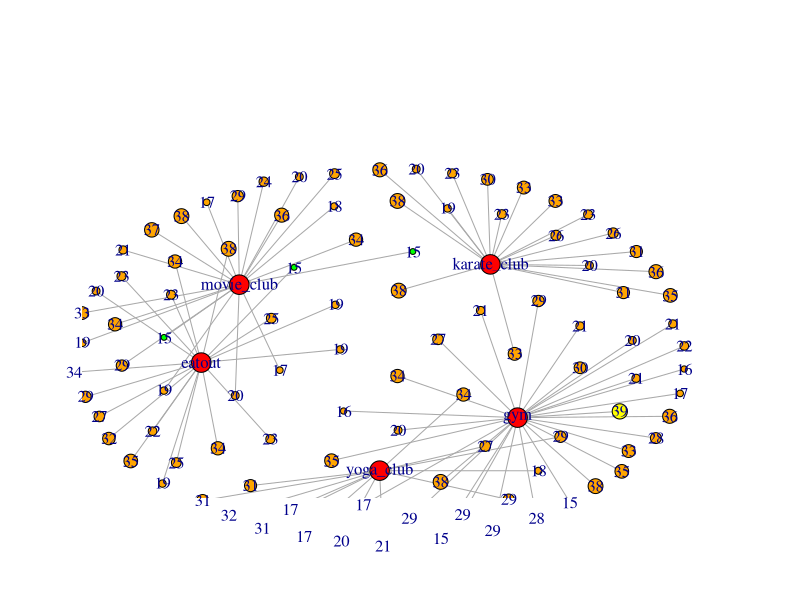
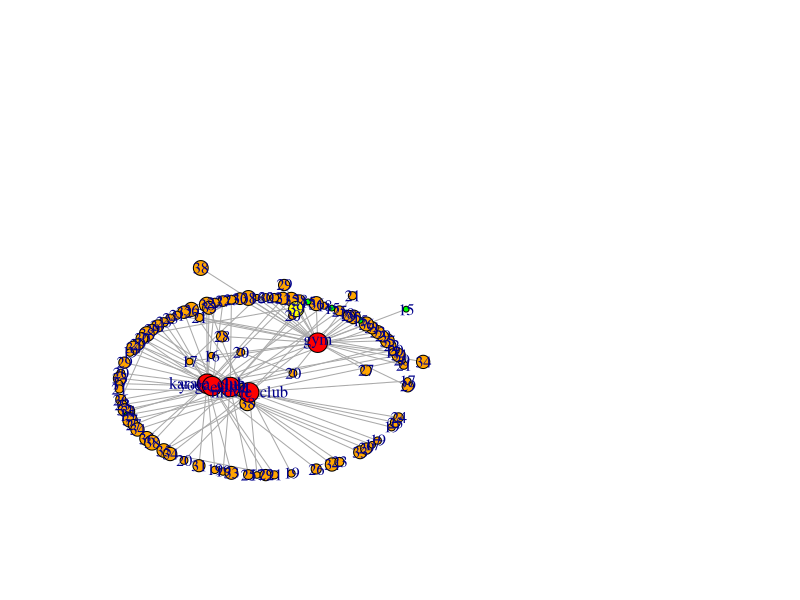
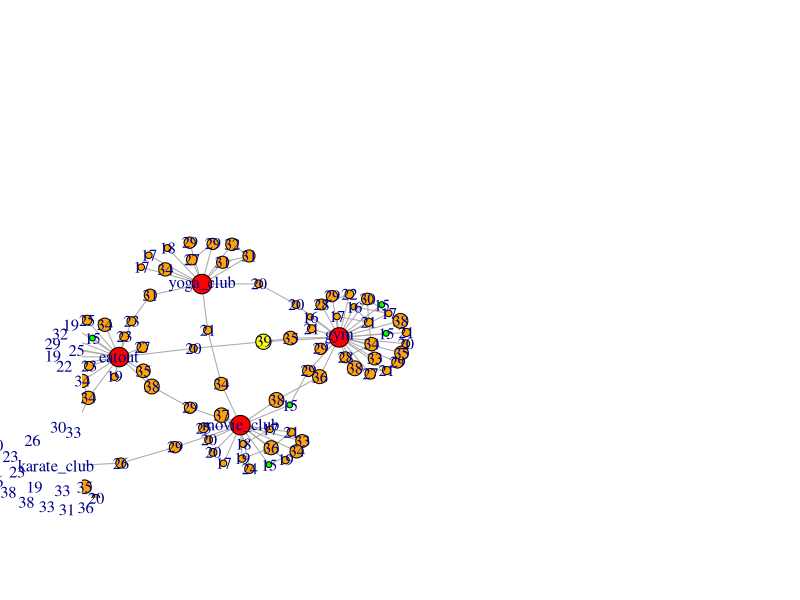
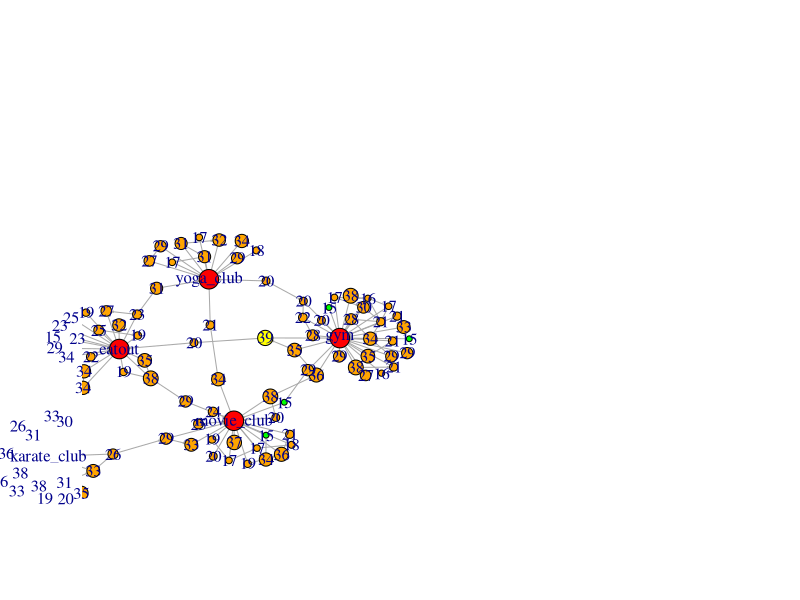
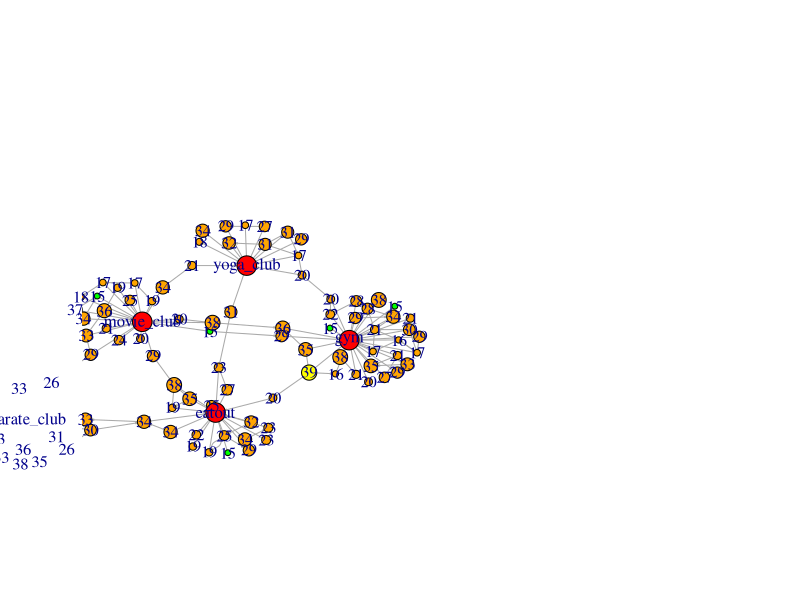

Write the R code that produced these figures, in order. (Note: a time limit stopped this script after it produced the figures.)
  library(igraph)
  
  
  G <- make_empty_graph(100) %>% 
    set_vertex_attr("name",value = as.integer(runif(100,15,40))) %>% 
    set_vertex_attr("Type",value = "Person")
  
  #adding foci nodes
  add_foci_nodes <- function(G)
  {
    i = gorder(G) + 1
    foci_nodes = c("gym","eatout","movie_club","karate_club","yoga_club")
    for(j in 1:5)
    {
      G = G + vertices(i)
      G = set_vertex_attr(G,"name",index = i,value = foci_nodes[j])
      G = set_vertex_attr(G,"Type",index = i,value = "foci")
      i = i + 1
    }
    return(G) 
  }
  
  
  #get the size of the nodes
  get_size <- function(G)
  {
    num = gorder(G)
    nsl <- c()
    for (i in 1:num)
    {
      if (V(G)[i]$Type == "Person")
        nsl<- c(nsl,V(G)[i]$name)
      else
        nsl <- c(nsl,50)
    }
    return(nsl)
  }
  
  
  #get the label of the nodes
  get_labels <- function(G)
  {
    num = gorder(G)
    ll <- c()
    for (i in 1:num)
    {
      if(V(G)[i]$Type == "Person")
        ll <- c(ll,(V(G)[i]$name))
      else
        ll <- c(ll,V(G)[i]$name)
    }
    return(ll)
  }
  
  #get the color of the nodes
  get_color <- function(G)
  {
    num = gorder(G)
    cl <- c()
    for (i in 1:num)
    {
      if(V(G)[i]$Type == "Person")
        if(V(G)[i]$name == 15)
          cl <- c(cl,"green")
        else if(V(G)[i]$name == 39)
          cl <- c(cl,"yellow")
        else
          cl <- c(cl,"orange")
      else
        cl <- c(cl,"red")
    }
    return(cl)
  }
  
  
  get_person_nodes <- function()
  {
    num = gorder(G)
    for (i in 1:num)
    {
      p <- c()
      for (i in 1:num)
      {
        if(V(G)[i]$Type == "Person")
          p <- c(p,i)
      }
    }
    print(p)
    return (p)
  }
  
  #get foci nodes
  get_foci_nodes <- function()
  {
    num = gorder(G)
    for (i in 1:num)
    {
      f <- c()
      for (i in 1:num)
      {
        if(V(G)[i]$Type == "foci")
          f <- c(f,i)
      }
    }
    return (f)
  }
  
  add_foci_edges <- function(G)
  {
    f = get_foci_nodes()
    p = get_person_nodes()
    for (j in p)
    {
      r = sample(f,1)
      G = G + edge(j,r)
    }
    return(G)
  }
  
  #finding homophily
  homophily <-function(G)
  { i =0
    pnodes = get_person_nodes()
    for (u in pnodes){
      for (v in pnodes)
      {
        if (u!=v)
        {
         
          diff = abs(as.integer(V(G)[u]$name) -as.integer( V(G)[v]$name))
          p = 1/(diff + 1000)
         
          r = runif(1)
   
          if (r < p)
          {
            i = i+1
            print(i)
            G = G + edges(u,v)
          }
        }
      }
    }
    return (G)
  }
  cmn <- function(u,v,G)
  {
    nv = neighbors(G,v)
    nu = neighbors(G,u)
    return (length(intersect(nv,nu)))
  }
  closures <- function(G)
  {
    arr <- c()
    num = gorder(G)
    for (u in 1:num)
      for (v in 1:num)
      {
        if(u!=v && (V(G)[u]$Type == "Person" || V(G)[v]$Type == "foci"))
        {
          k = cmn(u,v,G)
          p = 1 - (1-0.01)^k
          temp <- c()
          temp <- c(temp,u)
          temp <- c(temp,v)
          temp <- c(temp,p)
          arr <- rbind(arr,temp)
        }
      }
    for (each in 1:nrow(arr))
    {
      u = arr[each,1]
      v = arr[each,2]
      p = arr[each,3]
      r = runif(1)
      if (r < p)
      {
        G = G + edges(u,v)
      }
    }
    return (G)
  }
  
  G = add_foci_nodes(G)
  nodesize = get_size(G)
  labels = get_labels(G)
  color_arr = get_color(G)
  G = add_foci_edges(G)

  plot(G,vertex.label = labels,vertex.size=as.integer(nodesize),vertex.label.font = 0.01,
       rescale = FALSE, ylim=c(-4,12),xlim=c(-4,12), asp = 0,layout = layout.kamada.kawai,
       vertex.color = color_arr,edge.arrow.size = 0.1)
    G = homophily(G)

  plot(G,vertex.label = labels,vertex.size=as.integer(nodesize),vertex.label.font = 0.01,
       rescale = FALSE, ylim=c(-4,12),xlim=c(-4,12), asp = 0,layout = layout.kamada.kawai,
       vertex.color = color_arr,edge.arrow.size = 0.1)
  while(1){
  G = closures(G)
  plot(G,vertex.label = labels,vertex.size=as.integer(nodesize),vertex.label.font = 0.01,
       rescale = FALSE, ylim=c(-4,12),xlim=c(-4,12), asp = 0,layout = layout.kamada.kawai,
       vertex.color = color_arr,edge.arrow.size = 0.1)}
  
    
